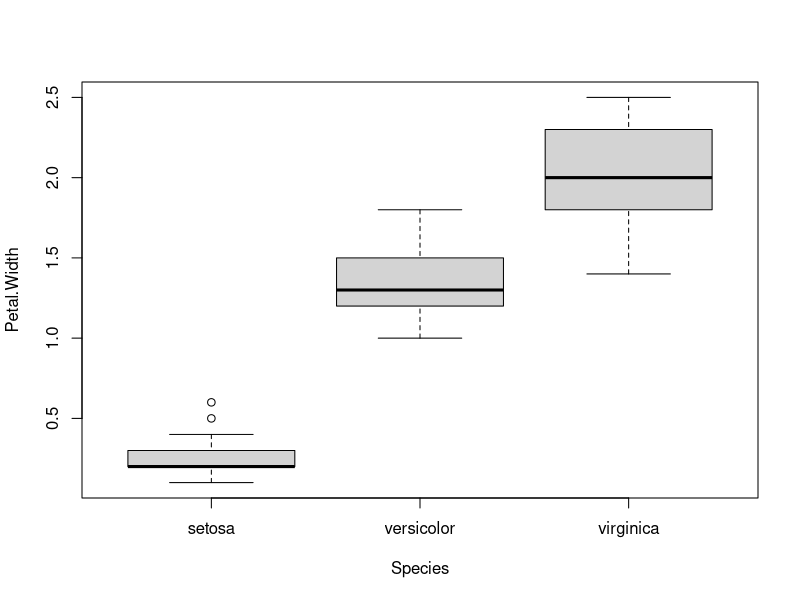

The R source for this figure:
## ---- chunk 1
knitr::opts_chunk$set(echo = TRUE)
## ---- chunk 2
x <- "Hello"
y <- "UD students!"
class(x) # we can use class() function to obtain the data type
nchar(x)
## ---- chunk 3
paste(x,y)
paste(x,y, sep=",")
paste(x,y,sep=", ")
paste(x, ", ", y)
paste0(x,y)
## ---- chunk 4
boxplot(Petal.Width ~ Species, data = iris)
